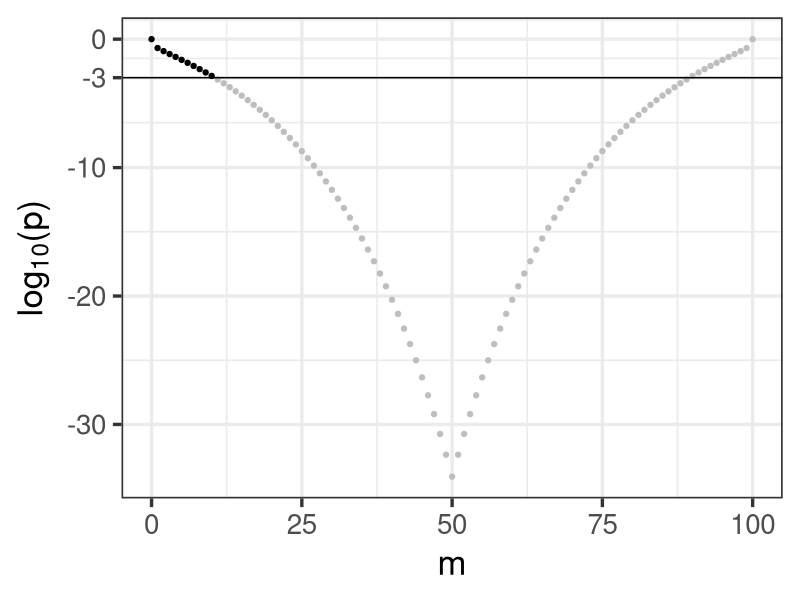
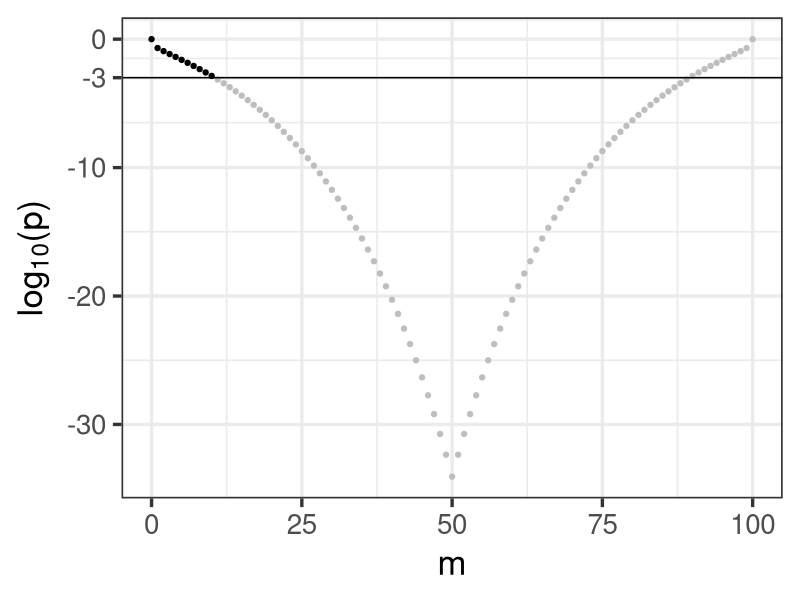

Write the R code that produced these figures, in order.
library(ggplot2)
library(reshape2)

paperPath <- "/home/bsegal/Dropbox/Research/PermTest/neighborhoods/paper"

# expected value of W in partition m
muw <- function(m, muy, mux) {

  m * (muy - mux)
}

# g function of the expected value of w
g <- function(m, nx, ny, mux, muy){
    
  numerator <- nx * mux + muw(m = m, mux = mux, muy = muy)
  denominator <- ny * muy - muw(m = m, mux = mux, muy = muy)
  return(ny / nx * numerator / denominator)
}


gp <- function(m, nx, ny, mux, muy){
  
  numerator <- ny * muy + nx * mux
  denominator <- (ny * muy - muw(m = m, mux = mux, muy = muy))^2
  return(ny / nx * numerator / denominator)
}

# g function of the expected value of w for linear T = |x - y|
gLin <- function(m, nx, ny, mux, muy){
    
  return(mux - muy + (1 / nx + 1 / ny) * muw(m = m, mux = mux, muy = muy))
}

gpLin <- function(nx, ny){
  
  return((1 / nx + 1 / ny))
}

# gp(1:nx,nx,ny,mux=2,muy=1)

VarW <- function(m, nx, ny, sigmax2, sigmay2){
  
  return( m * (ny - m) / ny * sigmay2 + m * (nx - m) / nx * sigmax2)
}

# VarW(0:nx,nx,ny,sigmax2,sigmay2,mux,muy)

VarR <- function(m,nx,ny,mux,muy,sigmax2,sigmay2){

  gp(m,nx,ny,mux,muy)^2 * VarW(m,nx,ny,sigmax2,sigmay2)
}

VarRLin <- function(m,nx,ny,mux,muy,sigmax2,sigmay2){

  return(gpLin(nx,ny)^2 * VarW(m,nx,ny,sigmax2,sigmay2))
}

# plot(sqrt(VarR(0:nx,nx,ny,mux=1,muy=2,sigmax2,sigmay2)))

pApproxR <- function(m, nx, ny, sigmax2, sigmay2, mux, muy){
  
  E_mean <- g(m, nx, ny, mux, muy)
  E_var <- VarR(m,nx,ny,mux,muy,sigmax2,sigmay2)
  
  t <- mux/muy

  eta_plus <- (t - E_mean)/sqrt(E_var)
   
  p <- pnorm(eta_plus,lower.tail=FALSE)
  
  return(list(p=p, eta_plus=eta_plus))
}

pApproxRlin <- function(m, nx, ny, sigmax2, sigmay2, mux, muy){
  
  E_mean <- gLin(m, nx, ny, mux, muy)
  E_var <- VarRLin(m,nx,ny,mux,muy,sigmax2,sigmay2)
  
  t <- mux - muy

  eta_plus <- (t - E_mean)/sqrt(E_var)
  p <- pnorm(eta_plus,lower.tail=FALSE)
  
  return(list(p=p, eta_plus=eta_plus))
}

##########
# plots for Ratio statistic
nx=100
ny=100
mux <- sigmax2 <- 4
muy <- sigmay2 <- 2


pm <- pApproxR(m = pmin(1:(nx-1), (nx-1):1), nx=nx, ny=ny,
               sigmax2=sigmax2, sigmay2=sigmay2,
               mux=mux, muy=muy)

p <- c(1,pm$p,1)

pDF <- data.frame(m=0:nx, p=p, logp=log(p,10))

M <- min(which(p<10^-3))-1
pDF$count <- with(pDF, p/min(p[1:M]))


pDF$estimate <- c(rep(TRUE, M), rep(FALSE,nrow(pDF)-M))

dev.new(width=5, height=5)
ggplot(aes(x=m, y=log(p,10), color=estimate), data=pDF)+
  geom_point()+
  theme_bw(25)+
  scale_color_manual(values=c("grey", "black"), guide=FALSE)+
  geom_hline(yintercept=-3)+
  labs(x="m", y=expression(paste("lo",g[10],"(p)", sep="")))+
  scale_y_continuous(breaks=c(0,-3,-10, -20, -30))

ggsave(file.path(paperPath,"algoExample.png"))